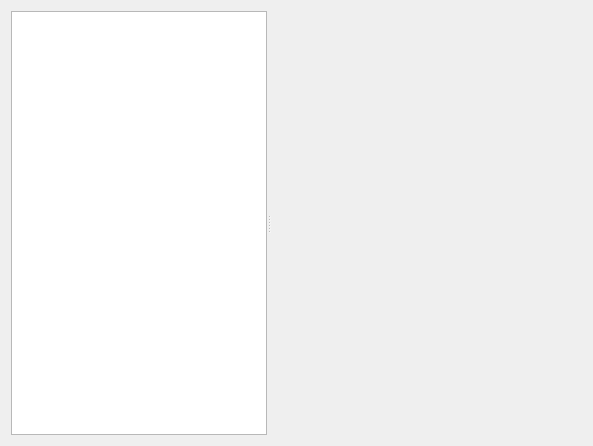
<?xml version="1.0" encoding="UTF-8"?>
<ui version="4.0">
 <class>Form</class>
 <widget class="QWidget" name="Form">
  <property name="geometry">
   <rect>
    <x>0</x>
    <y>0</y>
    <width>593</width>
    <height>446</height>
   </rect>
  </property>
  <property name="windowTitle">
   <string>Form</string>
  </property>
  <layout class="QGridLayout" name="gridLayout">
   <item row="0" column="0">
    <widget class="QSplitter" name="splitter">
     <property name="orientation">
      <enum>Qt::Horizontal</enum>
     </property>
     <widget class="QTreeView" name="treeView">
      <property name="minimumSize">
       <size>
        <width>50</width>
        <height>0</height>
       </size>
      </property>
     </widget>
     <widget class="Canvas" name="canvas" native="true">
      <property name="sizePolicy">
       <sizepolicy hsizetype="Preferred" vsizetype="Preferred">
        <horstretch>1</horstretch>
        <verstretch>0</verstretch>
       </sizepolicy>
      </property>
      <property name="minimumSize">
       <size>
        <width>100</width>
        <height>0</height>
       </size>
      </property>
     </widget>
    </widget>
   </item>
  </layout>
 </widget>
 <customwidgets>
  <customwidget>
   <class>Canvas</class>
   <extends>QWidget</extends>
   <header>canvas</header>
   <container>1</container>
  </customwidget>
 </customwidgets>
 <resources/>
 <connections/>
</ui>
